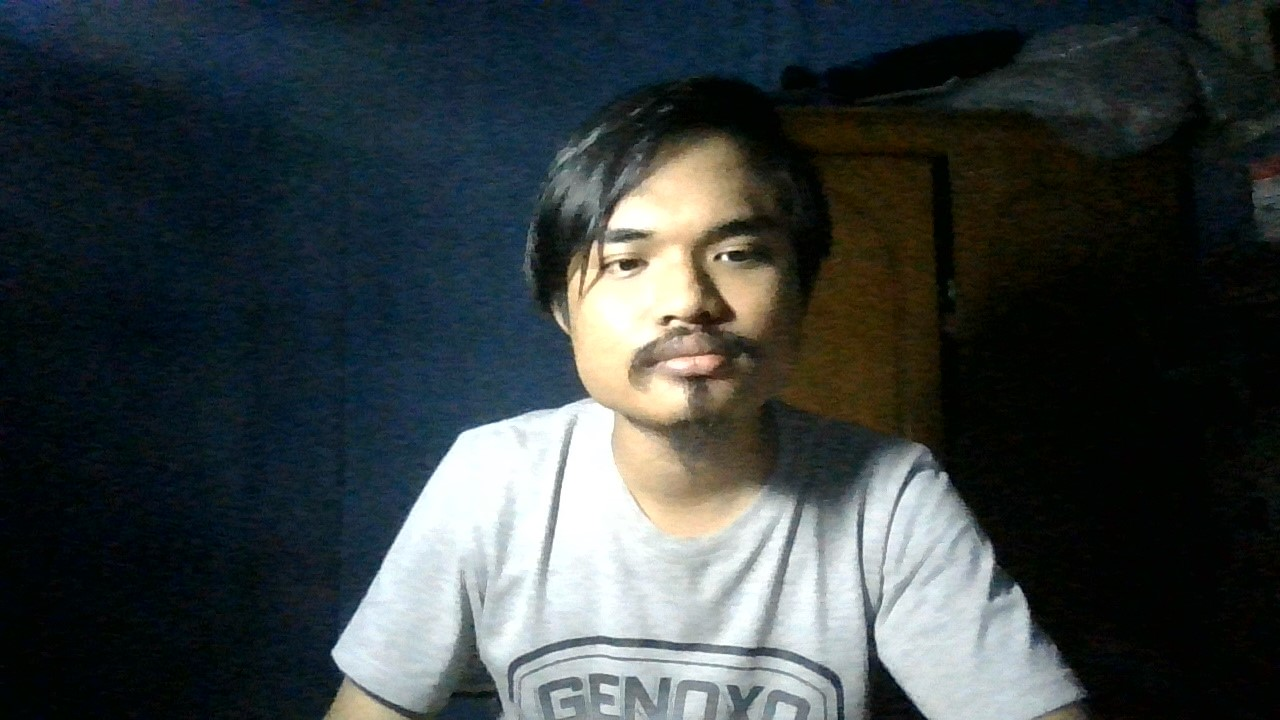
#> input picture muke/muke/FIKRI/2.jpg, 1280 x 720 px, found by its file name
$ jupyter execute --allow-errors 'face detection & recognition.ipynb'   (text cells are left out)
#> lines starting #> are read from the running program, lines starting #| are printed output that depends on the picture; after the words box and inside, x2 and y2 are one past the last pixel; in counts of white or black regions, pixels touching at a corner belong together
[cell 1]
import cv2 as cv
import os
import numpy as np
from PIL import Image
import pickle

[cell 2]
img = cv.imread('C:/Users/fikri/Desktop/pyproj/muke/muke/bacan/2.jpg')
#> img is the input picture: shape (720, 1280, 3); mean B, G, R 65, 64, 56.7
cv.imshow('bacan',img)
gray = cv.cvtColor(img, cv.COLOR_BGR2GRAY)
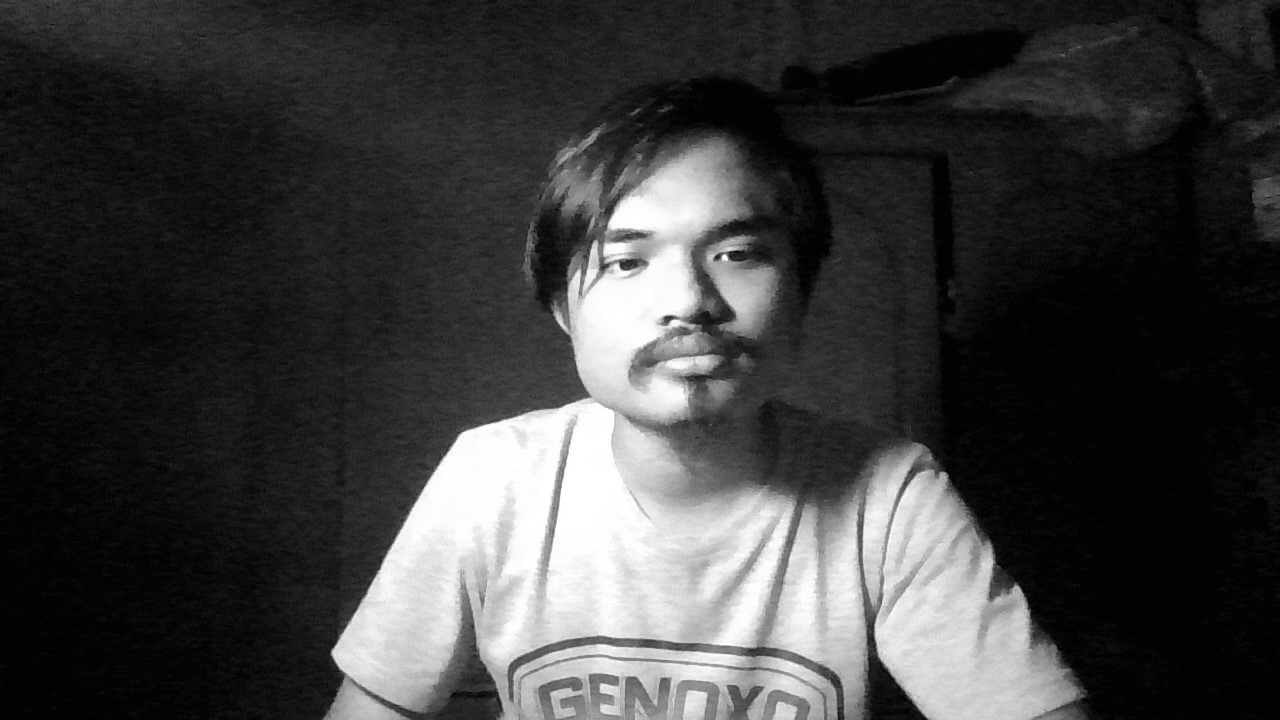
#> gray: shape (720, 1280); min 0, max 255, mean 61.9
cv.waitKey(0)

[cell 3]
haar_cascade = cv.CascadeClassifier('C:/Users/fikri/Desktop/pyproj/muke/data/haarcascade_frontalface_alt2.xml')
face_react = haar_cascade.detectMultiScale(gray, scaleFactor=1.1, minNeighbors = 4)
#> face_react = [[559, 155, 252, 252]]
for (x,y,w,h) in face_react:
    cv.rectangle(img, (x,y),(x+w,y+h),(0,255,0),thickness = 2)
#> this loop made 1 pass
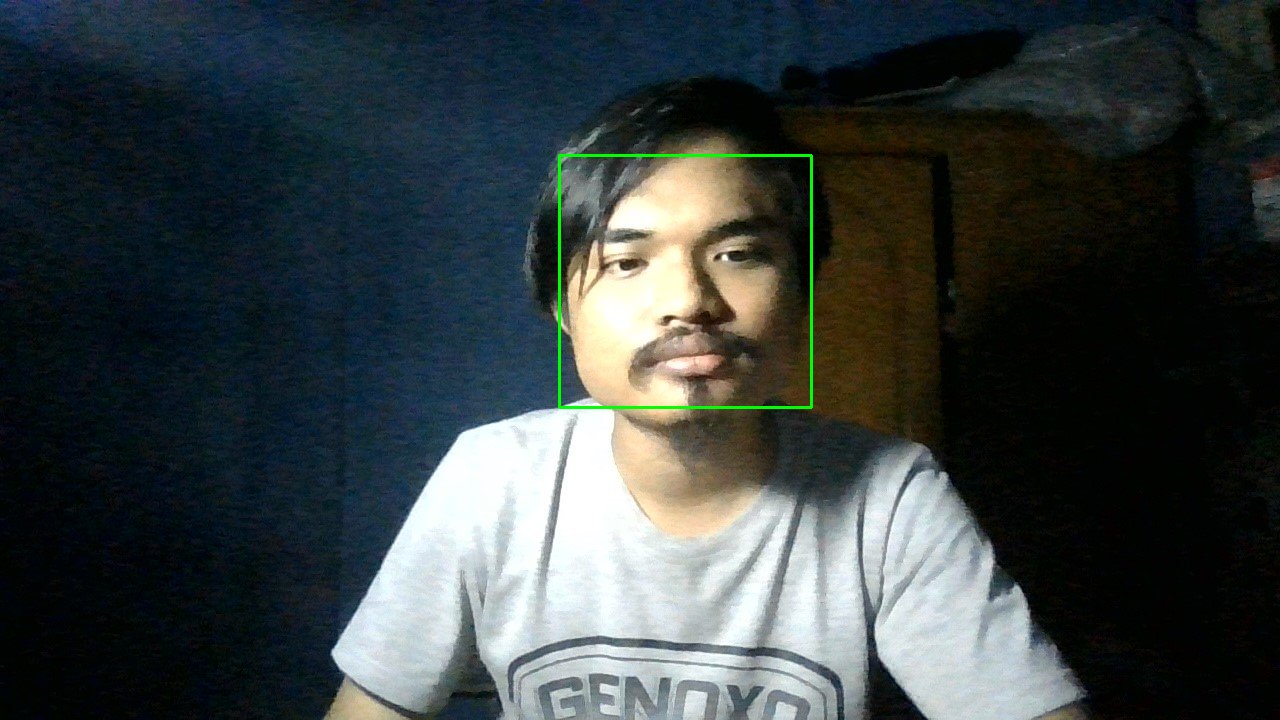
#> img: shape (720, 1280, 3); 0.33% of pixels changed, all inside (x1, y1, x2, y2) = (558, 154, 813, 409)
cv.imshow('detected', img)
cv.waitKey(0)
#> Out = 27

[cell 4]
capture = cv.VideoCapture(0)
haar_cascade = cv.CascadeClassifier('C:/Users/fikri/Desktop/pyproj/muke/data/haarcascade_frontalface_alt2.xml')

recognizer = cv.face.LBPHFaceRecognizer_create()
#> (the rest of this cell did not finish here and is left out)

[cell 5]
capture = cv.VideoCapture(0)

while True :
    isTrue , frame = capture.read()
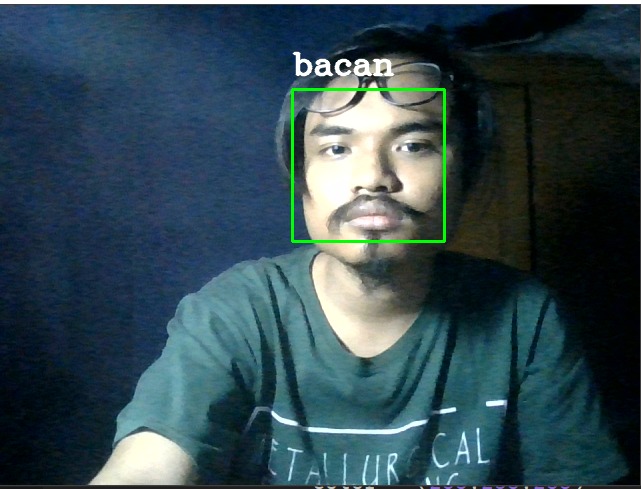
#> input picture muke/Untitled.png, 641 x 489 px, given in place of the camera
#> frame is the input picture: shape (489, 641, 3); mean B, G, R 80.8, 73, 50.6
    cv.imshow('video', frame)
    if cv.waitKey(20) & 0xFF==ord('d'):
#> (key Esc is pressed here)
        break

capture.release()
cv.destroyAllWindows()
